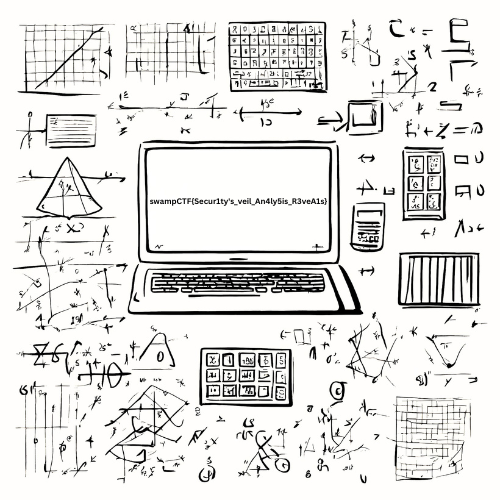
#> input picture misc/More_than_meets_the_eye/source.png, 500 x 500 px
$ python challenge_builder.py
#> lines starting #> are read from the running program, lines starting #| are printed output that depends on the picture
import numpy as np
from PIL import Image

def calculate_2dft(input):
    ft = np.fft.ifftshift(input)
    ft = np.fft.fft2(ft)
    return np.fft.fftshift(ft)

if __name__ == "__main__":
    print("Loading flag data...")
    source_image = Image.open('source.png').convert('L')
    source_image.load()
    print("Source data loaded.")

    print("Applying transformation to source data...")
    transformed_data = calculate_2dft(np.array(source_image))
#> in calculate_2dft, `ft = np.fft.ifftshift(input)`:
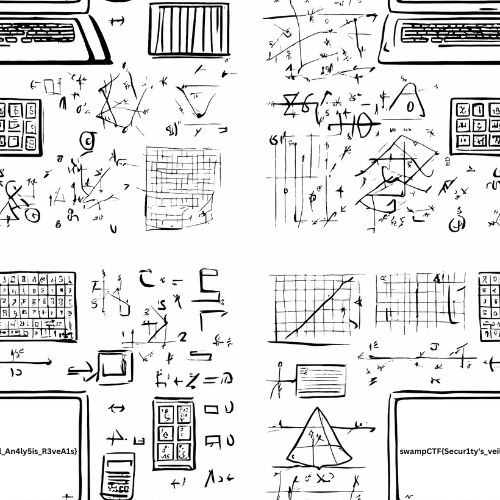
#> ft: shape (500, 500); min 0, max 255, mean 226.7
    print("Data transformed.")

    print("Creating challenge files...")
    real_part = transformed_data.real
    imag_part = transformed_data.imag
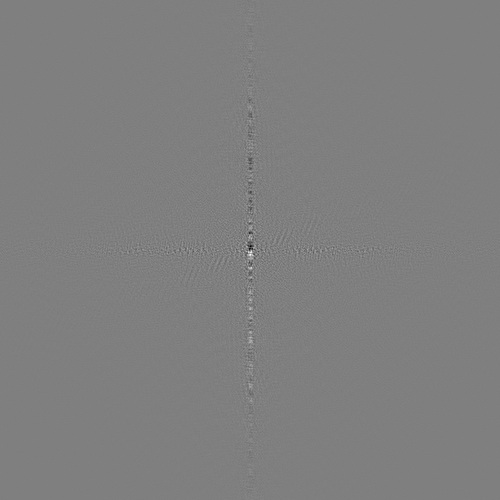
#> imag_part: shape (500, 500) float64; min -990320.6, max 990320.6, mean 0; drawn with min black and max white
    np.savetxt("r.csv", real_part, delimiter=',')
    np.savetxt("i.csv", imag_part, delimiter=',')
    print("Challenge files created.")
